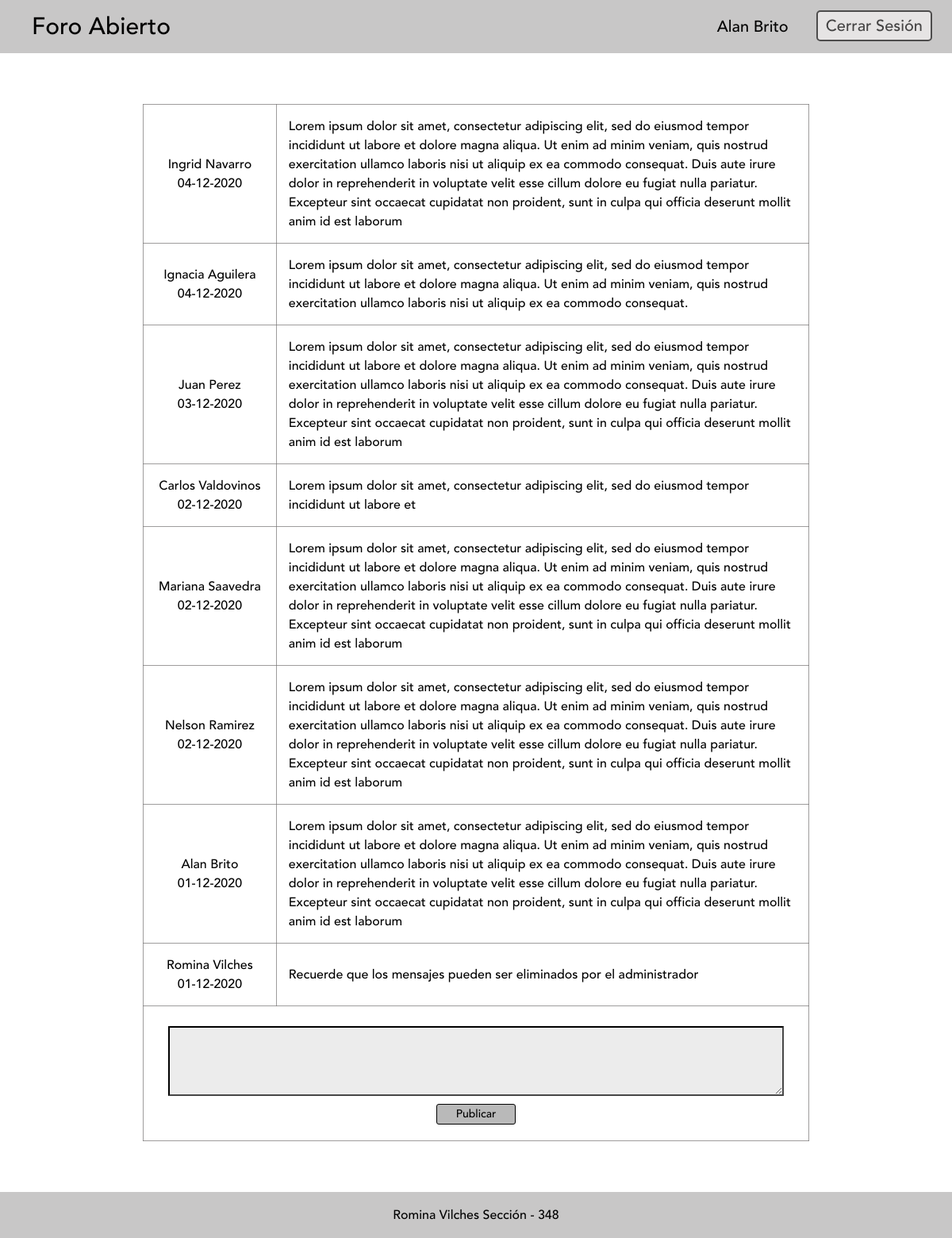
The page /usuario.php (signed in) on the database its author committed.
### tables this page shows
CREATE TABLE `foro` (
  `id` int(11) NOT NULL,
  `usuario` varchar(50) DEFAULT NULL,
  `fecha` date DEFAULT NULL,
  `mensaje` varchar(500) DEFAULT NULL
);

CREATE TABLE `usuario` (
  `usuario` varchar(50) NOT NULL,
  `clave` varchar(20) DEFAULT NULL,
  `nombre` varchar(50) DEFAULT NULL,
  `apellido` varchar(50) DEFAULT NULL,
  `tipo` varchar(15) DEFAULT NULL,
  `imagen` varchar(1000) DEFAULT NULL,
  `nacionalidad` varchar(30) DEFAULT NULL,
  `activo` tinyint(1) DEFAULT NULL
);

### usuario.php (the view, shortened to what this page needs)
<?php
require('conexion.php');
$nombreUsuario = $_SESSION['nombre'].' '. $_SESSION['apellido'];
?>
<!DOCTYPE html>
<html>
<head>
	<link rel="stylesheet" href="css/estilo.css" />
</head>
<body>
	<div class="menu">
	<a href="usuario.php" class="textMenu"><header>Foro Abierto</header></a>
		<div class="links">
			<a href="cerrarSesion.php" class="linkMenu">Cerrar Sesión</a>
			<a class="linkMenuNombre"><?php echo  $nombreUsuario; ?></a>
		</div>
	</div>
	<table>
	<?php
        $sql = "SELECT u.nombre, u.apellido, f.fecha, f.mensaje  FROM foro as f inner join usuario as u on u.usuario=f.usuario order by f.fecha desc";
		$listar = $con->query($sql);
        foreach($listar as $fila){
			$fecha = date('d-m-Y', strtotime($fila['fecha']));
    ?>
        <tr>
			<td id="col1"><?php echo $fila['nombre'].' '.$fila['apellido'] ?> <br> <?php echo $fecha; ?></td>
			<td><?php echo $fila['mensaje']; ?></td>
		</tr>
		<?php  } ?>
		<tr>
			<td colspan="2">
			<form name="form3" id="form3" method="post" action="agregarPost.php" onSubmit="return validaPost();">
				<div class="d">
					<textarea name="mensaje" id="mensaje" onBlur="obligatorioPost('mensaje','errorMensaje');"></textarea>
				</div>
				<div>
					<input type="submit" name="btnPublicar" id="btnPublicar" value="Publicar">
				</div>
			</form>
			</td>
		</tr>
    </table>
	<footer>
		<span> Romina Vilches Sección - 348 </span>
	</footer>
</body>
</html>

### css/estilo.css (style rules this page uses)
body { margin: 0; }
.menu { background-color: #C8C7C7; padding: 10px; }
.links { text-align: right; display: inline; }
.linkMenuNombre { font-size: 20px; font-family: Avenir Medium; float: right; margin: 8px 20px; text-decoration: none; }
.linkMenu { font-size: 20px; font-family: Avenir Medium; float: right; margin: 3px 15px; text-decoration: none; border: solid 2px #4D4C4C; padding: 2px 10px; border-radius: 5px; background-color: rgb(230, 228, 228); color: #444343; }
header { font-size: 30px; font-family: Avenir Medium; text-align: left; display: inline; margin-left: 1em; }
.textMenu { text-decoration: none; color: #000; }
table,td,th { border: 1px solid rgba(121, 117, 117, 0.719); }
table { border-collapse: collapse; margin: 4em auto; font-family: Avenir Medium; width: 70%; }
td, th { width: 100px; height: 35px; padding: 15px;; }
#col1 { width: 20%; text-align: center; }
.d { margin-bottom: 10px; }
#btnPublicar { width: 100px; border: 1px solid #000; border-radius: 3px; display: block; margin: 5px auto; background-color: rgb(185, 185, 185); font-family: Avenir Medium; font-size: 14px; }
span { margin: 7px auto; display: block; width: 350px; text-align: center; font-family: Avenir Medium; }
textarea { width: 95%; height: 80px; display: block; margin: 10px auto; border: inset 2px rgb(71, 71, 71); background-color: rgb(236, 236, 236); font-family: Avenir Medium; font-size: 16px; }
footer { background-color: #C8C7C7; margin: 0; padding: 10px; }

### rows shown on the page
foro: usuario.nombre "Ingrid", usuario.apellido "Navarro", fecha "04-12-2020", mensaje "Lorem ipsum dolor sit amet, consectetur adipiscing elit, sed do eiusmod tempor incididunt ut labore et dolore magna aliqua. Ut enim ad minim veniam, quis nostrud exercitation ullamco laboris nisi ut aliquip ex ea commodo consequat. Duis aute irure dolor in reprehenderit in voluptate velit esse cillum dolore eu fugiat nulla pariatur. Excepteur sint occaecat cupidatat non proident, sunt in culpa qui officia deserunt mollit anim id est laborum"
foro: usuario.nombre "Ignacia", usuario.apellido "Aguilera", fecha "04-12-2020", mensaje "Lorem ipsum dolor sit amet, consectetur adipiscing elit, sed do eiusmod tempor incididunt ut labore et dolore magna aliqua. Ut enim ad minim veniam, quis nostrud exercitation ullamco laboris nisi ut aliquip ex ea commodo consequat."
foro: usuario.nombre "Juan", usuario.apellido "Perez", fecha "03-12-2020", mensaje "Lorem ipsum dolor sit amet, consectetur adipiscing elit, sed do eiusmod tempor incididunt ut labore et dolore magna aliqua. Ut enim ad minim veniam, quis nostrud exercitation ullamco laboris nisi ut aliquip ex ea commodo consequat. Duis aute irure dolor in reprehenderit in voluptate velit esse cillum dolore eu fugiat nulla pariatur. Excepteur sint occaecat cupidatat non proident, sunt in culpa qui officia deserunt mollit anim id est laborum"
foro: usuario.nombre "Carlos", usuario.apellido "Valdovinos", fecha "02-12-2020", mensaje "Lorem ipsum dolor sit amet, consectetur adipiscing elit, sed do eiusmod tempor incididunt ut labore et"
foro: usuario.nombre "Mariana", usuario.apellido "Saavedra", fecha "02-12-2020", mensaje "Lorem ipsum dolor sit amet, consectetur adipiscing elit, sed do eiusmod tempor incididunt ut labore et dolore magna aliqua. Ut enim ad minim veniam, quis nostrud exercitation ullamco laboris nisi ut aliquip ex ea commodo consequat. Duis aute irure dolor in reprehenderit in voluptate velit esse cillum dolore eu fugiat nulla pariatur. Excepteur sint occaecat cupidatat non proident, sunt in culpa qui officia deserunt mollit anim id est laborum"
foro: usuario.nombre "Nelson", usuario.apellido "Ramirez", fecha "02-12-2020", mensaje "Lorem ipsum dolor sit amet, consectetur adipiscing elit, sed do eiusmod tempor incididunt ut labore et dolore magna aliqua. Ut enim ad minim veniam, quis nostrud exercitation ullamco laboris nisi ut aliquip ex ea commodo consequat. Duis aute irure dolor in reprehenderit in voluptate velit esse cillum dolore eu fugiat nulla pariatur. Excepteur sint occaecat cupidatat non proident, sunt in culpa qui officia deserunt mollit anim id est laborum"
foro: usuario.nombre "Alan", usuario.apellido "Brito", fecha "01-12-2020", mensaje "Lorem ipsum dolor sit amet, consectetur adipiscing elit, sed do eiusmod tempor incididunt ut labore et dolore magna aliqua. Ut enim ad minim veniam, quis nostrud exercitation ullamco laboris nisi ut aliquip ex ea commodo consequat. Duis aute irure dolor in reprehenderit in voluptate velit esse cillum dolore eu fugiat nulla pariatur. Excepteur sint occaecat cupidatat non proident, sunt in culpa qui officia deserunt mollit anim id est laborum"
foro: usuario.nombre "Romina", usuario.apellido "Vilches", fecha "01-12-2020", mensaje "Recuerde que los mensajes pueden ser eliminados por el administrador"

### other values the page prints
$nombreUsuario "Alan Brito"
